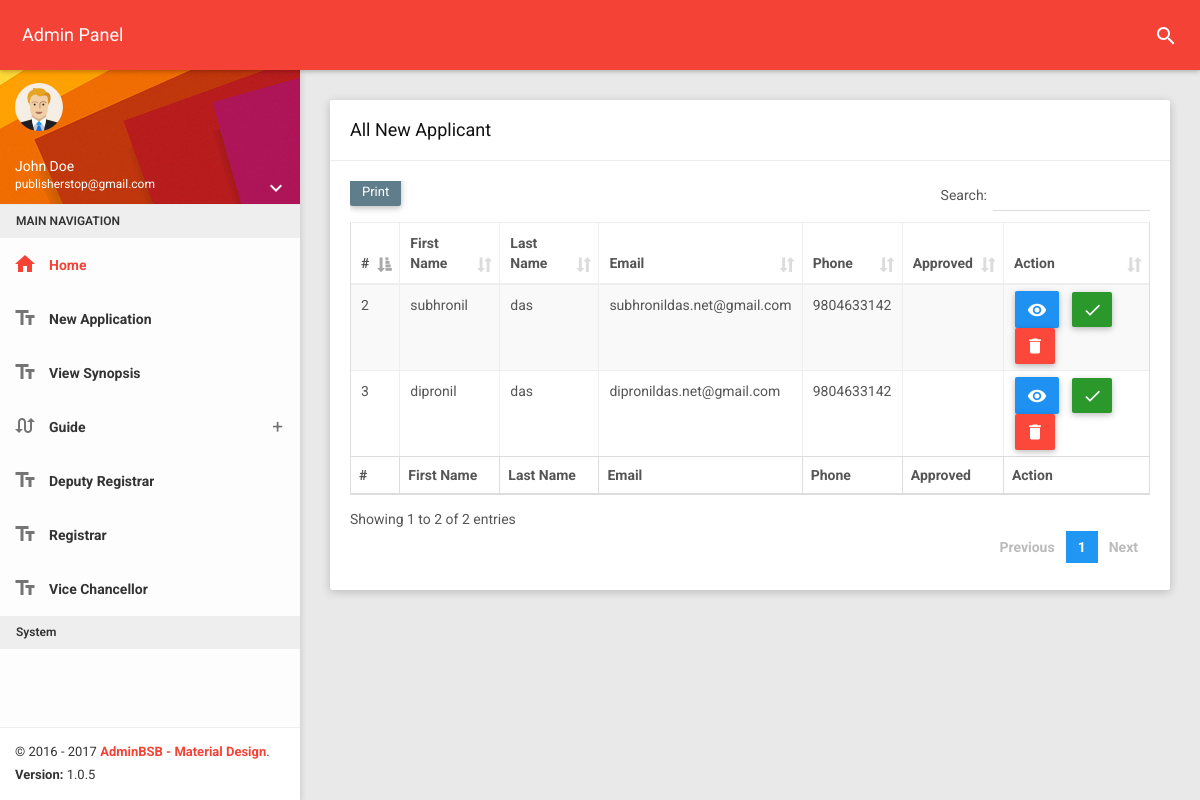
The page /admin/pages/viewapplication.php (signed in) on the database its author committed.
### tables this page shows
CREATE TABLE `user` (
  `id` int(6) NOT NULL,
  `firstname` varchar(255) NOT NULL,
  `middlename` varchar(255) NOT NULL,
  `lastname` varchar(255) NOT NULL,
  `email` varchar(255) NOT NULL,
  `phone` varchar(255) NOT NULL,
  `gender` varchar(255) NOT NULL,
  `dob` date NOT NULL,
  `course` varchar(255) NOT NULL,
  `password` varchar(255) NOT NULL,
  `otp` int(11) NOT NULL,
  `is_profile` tinyint(4) NOT NULL DEFAULT '0',
  `is_approved` tinyint(4) NOT NULL DEFAULT '0',
  `is_payment` tinyint(4) NOT NULL DEFAULT '0',
  `is_synopsis` tinyint(4) NOT NULL
);

### admin/pages/config.php (called while the page is built, shortened)
<?php
	class config
	{
		protected $servername='localhost';
		protected $username='root';
		protected $pass='';
		protected $db='phdportal';
		function __construct()
		{
			$this->conn=new mysqli($this->servername,$this->username,$this->pass,$this->db);
		}
	}
	class database extends config
	{
		public function viewapplicant()
 		{
 			$result=mysqli_query($this->conn,"SELECT * FROM user");
 			return $result;
 		}
	}
?>

### admin/pages/viewapplication.php (the view, shortened to what this page needs)
<!DOCTYPE html>
<html>
<head>
    <link href="../plugins/bootstrap/css/bootstrap.css" rel="stylesheet">
    <link href="../plugins/node-waves/waves.css" rel="stylesheet" />
    <link href="../plugins/animate-css/animate.css" rel="stylesheet" />
    <link href="../plugins/jquery-datatable/skin/bootstrap/css/dataTables.bootstrap.css" rel="stylesheet">
    <link href="../css/style.css" rel="stylesheet">
    <link href="../css/themes/all-themes.css" rel="stylesheet" />
</head>
<body class="theme-red">
    <?php include 'partials/nav.php'; ?>
    <section>
        <?php include 'partials/leftslide.php'; ?>
    </section>
    <section class="content">
        <div class="container-fluid">
            <div class="row clearfix">
                <div class="col-lg-12 col-md-12 col-sm-12 col-xs-12">
                    <div class="card">
                        <div class="header">
                            <h2>
                                All New Applicant
                            </h2>
                        </div>
                        <div class="body">
                            <div class="table-responsive">
                                <table class="table table-bordered table-striped table-hover dataTable js-exportable">
                                    <thead>
                                        <tr>
                                            <th>#</th>
                                            <th>First Name</th>
                                            <th>Last Name</th>
                                            <th>Email</th>
                                            <th>Phone</th>
                                            <th>Approved</th>
                                            <th>Action</th>
                                        </tr>
                                    </thead>
                                    <tfoot>
                                        <tr>
                                            <th>#</th>
                                            <th>First Name</th>
                                            <th>Last Name</th>
                                            <th>Email</th>
                                            <th>Phone</th>
                                            <th>Approved</th>
                                            <th>Action</th>
                                        </tr>
                                    </tfoot>
                                    <tbody>
                                        <?php
                                            include("config.php");
                                            $obj=new database;
                                            $row=$obj->viewapplicant();
                                            while($arr=mysqli_fetch_array($row)){
                                                if($arr['is_profile']==1){
                                        ?>
                                        <tr>
                                            <td><?php echo $arr['id']; ?></td>
                                            <td><?php echo $arr['firstname']; ?></td>
                                            <td><?php echo $arr['lastname']; ?></td>
                                            <td><?php echo $arr['email']; ?></td>
                                            <td><?php echo $arr['phone']; ?></td>
                                            <td></td>
                                            <td>
                                                <ul class="list-inline m-0" style="float: right;margin: -4px;">
                                                    <li class="list-inline-item">
                                                        <a href="details.php?id=<?php echo $arr['id'] ?>"
                                                            class="btn btn-primary waves-effect">
                                                            <i class="material-icons">visibility</i>
                                                        </a>
                                                    </li>
                                                    <li class="list-inline-item">
                                                        <a class="btn btn-success btn-sm rounded-0 waves-effect edit"
                                                            type="button" data-toggle="modal" data-target="#largeModal"
                                                            title="Edit" id="<?php echo $arr['id']; ?>">
                                                            <i class="material-icons">done</i>
                                                        </a>
                                                    </li>
                                                    <li class="list-inline-item">
                                                        <button
                                                            class="btn btn-danger btn-sm rounded-0 delete waves-effect"
                                                            type="button" data-toggle="modal" data-target="#largeModal"
                                                            title="Delete" id="<?php echo $arr['id']; ?>">
                                                            <i class="material-icons">delete</i>
                                                        </button>
                                                    </li>
                                                </ul>
                                            </td>
                                        </tr>
                                        <?php
                                        } }
                                        ?>
                                    </tbody>
                                </table>
                            </div>
                        </div>
                    </div>
                </div>
            </div>
        </div>
    </section>
</body>
</html>

### rows shown on the page
user: id "2", firstname "subhronil", lastname "das", email "subhronildas.net@gmail.com", phone "9804633142"
user: id "3", firstname "dipronil", lastname "das", email "dipronildas.net@gmail.com", phone "9804633142"

### other values the page prints
$_SESSION['admin_mail'] "publisherstop@gmail.com"
